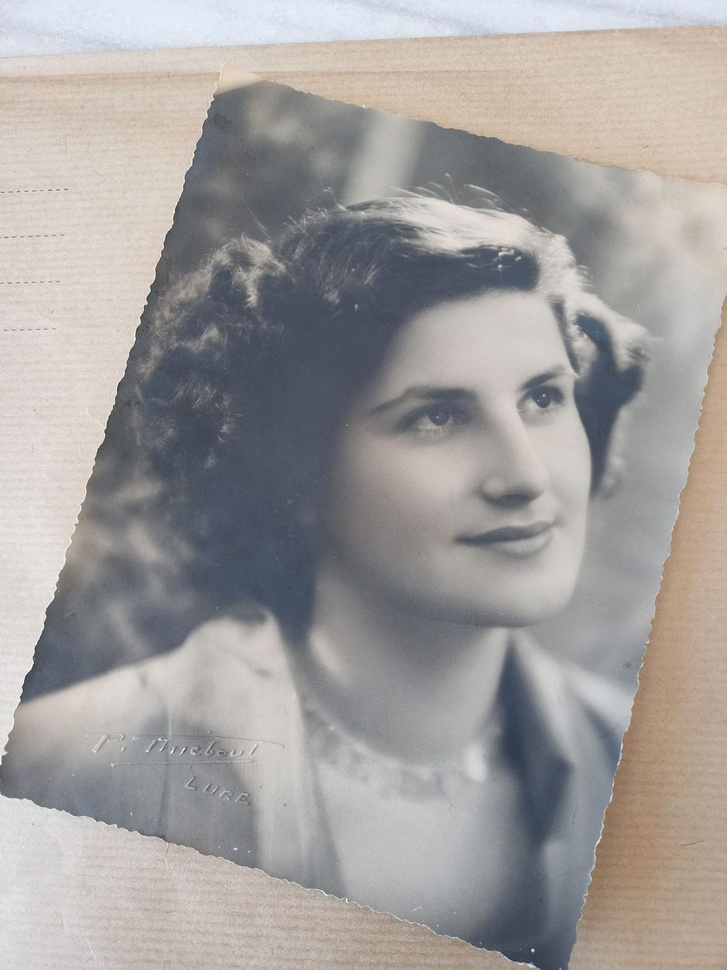
#> input picture images/391715319_10160890681434593_3423638442108958835_n.jpg, 727 x 970 px, shrunk from 1080 x 1440 before the run
$ python shuffle_image.py 391715319_10160890681434593_3423638442108958835_n.jpg out.png
#> lines starting #> are read from the running program, lines starting #| are printed output that depends on the picture
from PIL import Image
import numpy as np
import sys

def shuffle_pixels(image_path, output_path):
    # Open the image
#> called with output_path = 'out.png'
    original_image = Image.open(image_path)
#> original_image is the input picture: PIL image 727x970 RGB; mean R, G, B 161.7, 158.3, 156.8

    # Convert the image to a NumPy array
    pixel_array = np.array(original_image)

    # Reshape the array for shuffling
    height, width, channels = pixel_array.shape
#> height = 970; width = 727; channels = 3
    reshaped_array = pixel_array.reshape((-1, channels))

    # Shuffle the pixels
    np.random.shuffle(reshaped_array)

    # Reshape the shuffled array back to the original shape
    shuffled_array = reshaped_array.reshape((height, width, channels))
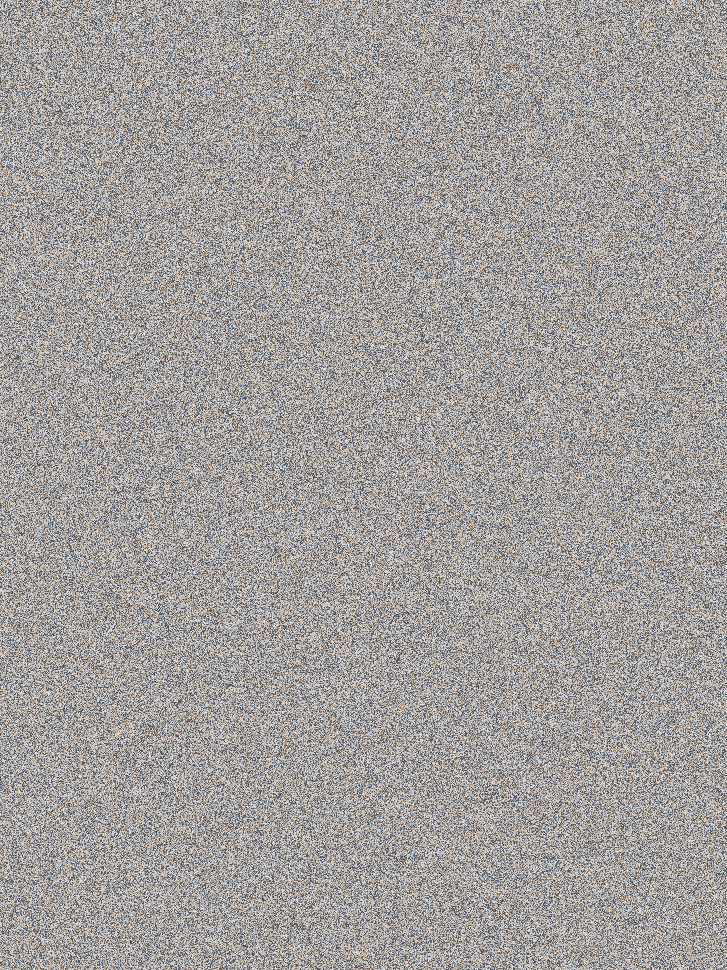
#> shuffled_array: shape (970, 727, 3); mean of channels 0, 1, 2 161.7, 158.3, 156.8; drawn as R, G, B

    # Create a new image from the shuffled array
    shuffled_image = Image.fromarray(shuffled_array, original_image.mode)

    # Save the shuffled image to the specified output path
    shuffled_image.save(output_path)

if __name__ == "__main__":
    # Check if the correct number of arguments is provided
    if len(sys.argv) != 3:
        print("Usage: python shuffle_image.py input_image output_image")
        sys.exit(1)

    # Get input and output file paths from command line arguments
    input_image_path = sys.argv[1]
    output_image_path = sys.argv[2]

    # Perform pixel shuffling and save the result
    shuffle_pixels(input_image_path, output_image_path)

    print(f"Pixel-shuffled image saved to {output_image_path}")


$ run again, on images/titof.jpg
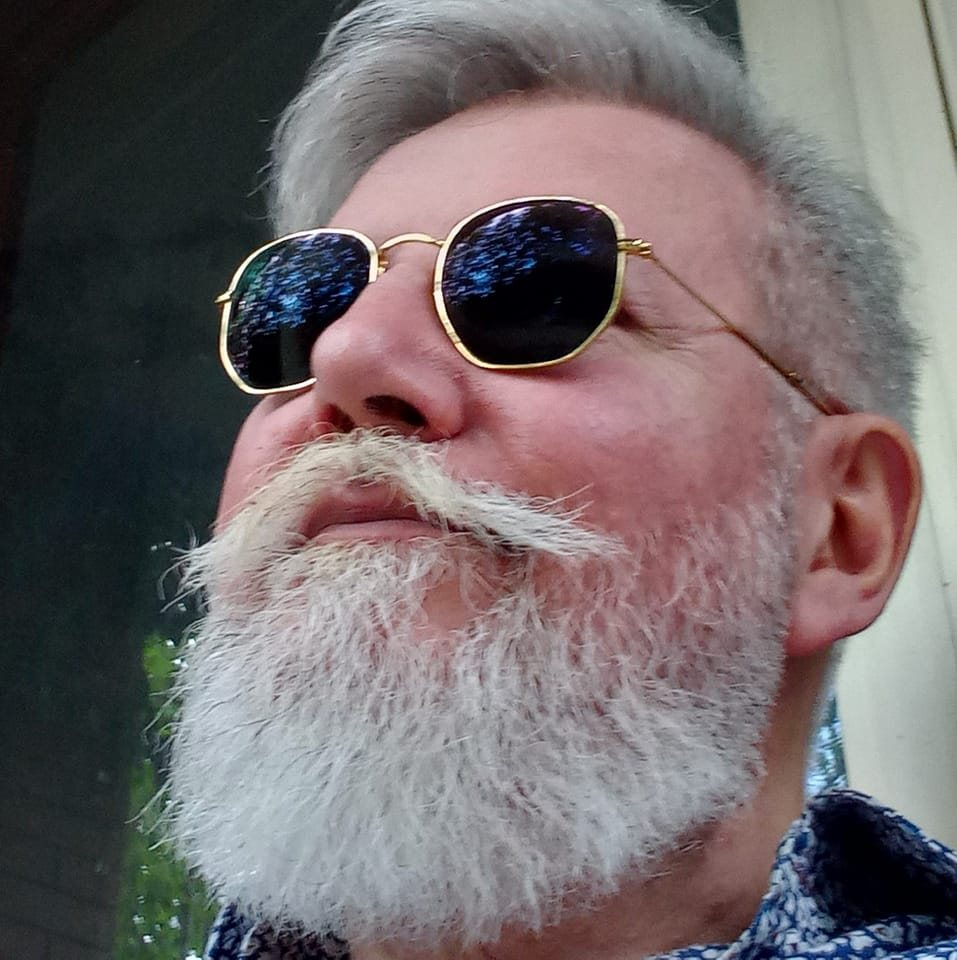
#> input picture images/titof.jpg, 957 x 960 px
#> in shuffle_pixels, original_image is the input picture: PIL image 957x960 RGB; mean R, G, B 113.6, 104.8, 106.3
#> in shuffle_pixels, `shuffled_array = reshaped_array.reshape((height, width, channels))`:
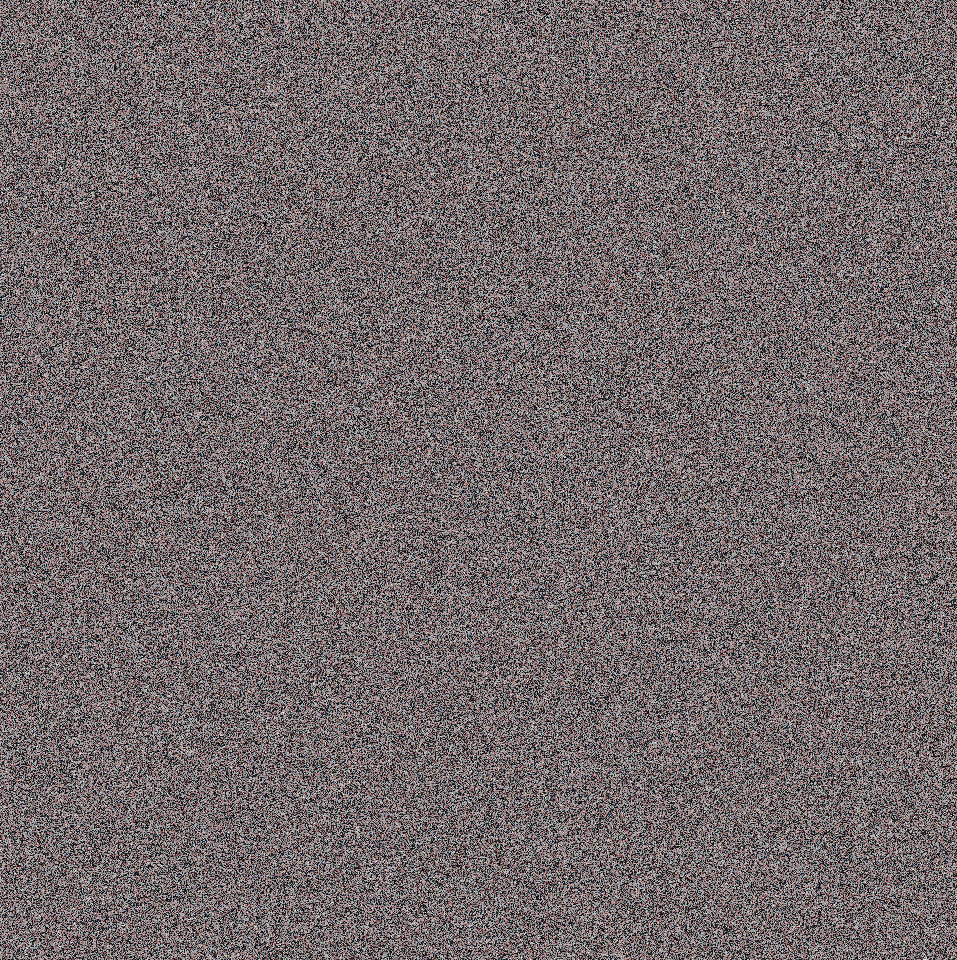
#> shuffled_array: shape (960, 957, 3); mean of channels 0, 1, 2 113.6, 104.8, 106.3; drawn as R, G, B

$ run again, on images/every_rgb_pixel.png
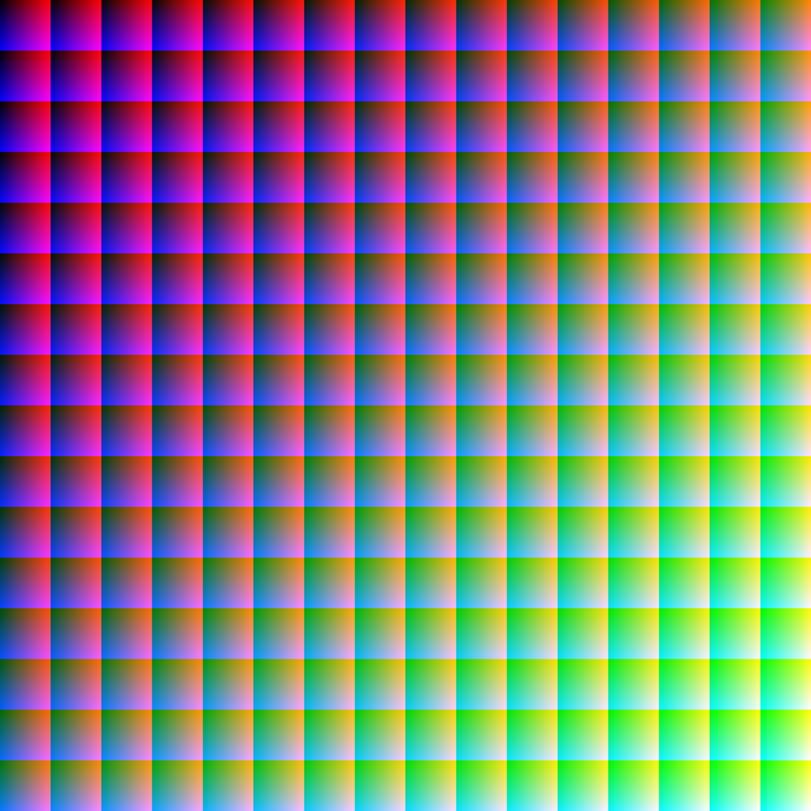
#> input picture images/every_rgb_pixel.png, 811 x 811 px
#> in shuffle_pixels, original_image is the input picture: PIL image 811x811 RGBA; mean R, G, B, A 127.5, 127.5, 127.5, 255
#> in shuffle_pixels, `shuffled_array = reshaped_array.reshape((height, width, channels))`:
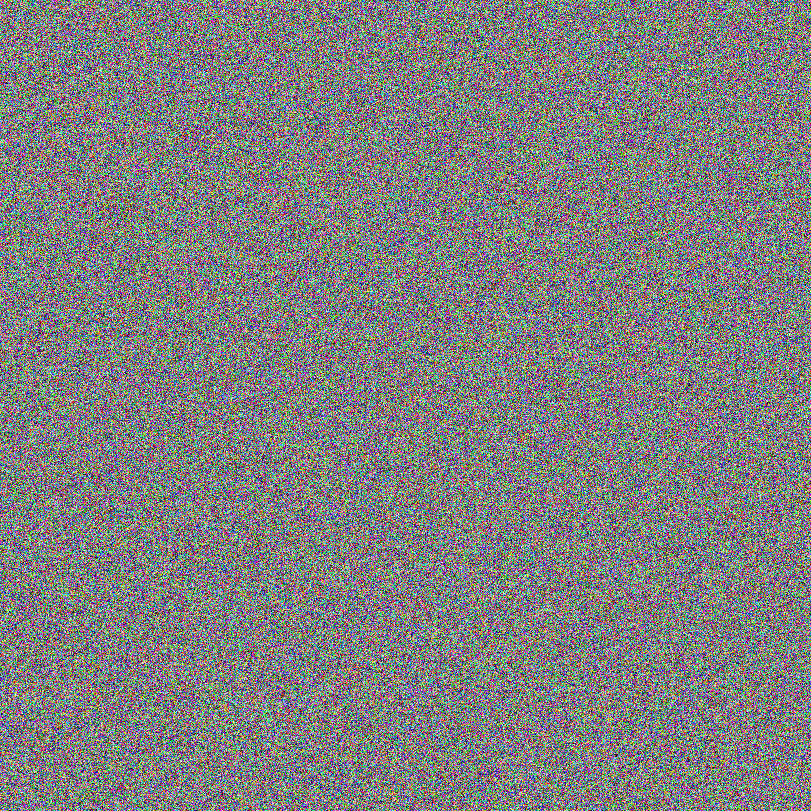
#> shuffled_array: shape (811, 811, 4); mean of channels 0, 1, 2, 3 127.5, 127.5, 127.5, 255; drawn as R, G, B
